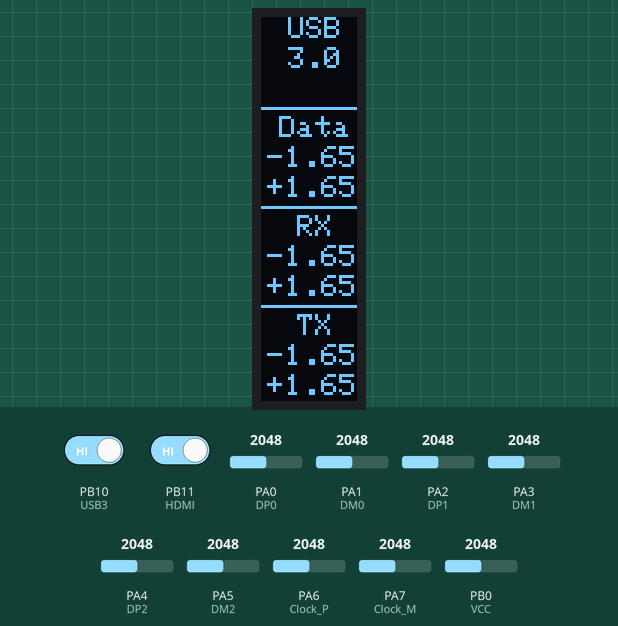
The sketch below on a simulated STM32 Blue Pill. Parts: 32×128 one-colour display. The test bench sets the inputs (shaded band); at power-on: PB10 (USB3) HIGH, PB11 (HDMI) HIGH, PA0 (DP0) = 2048, PA1 (DM0) = 2048, PB0 (VCC) = 2048, PA2 (DP1) = 2048, PA3 (DM1) = 2048, PA4 (DP2) = 2048, PA5 (DM2) = 2048, PA6 (Clock_P) = 2048, PA7 (Clock_M) = 2048.

Above: at 2.0 s.
2.1 s: PB10 (USB3) driven LOW
At 3.4 s:
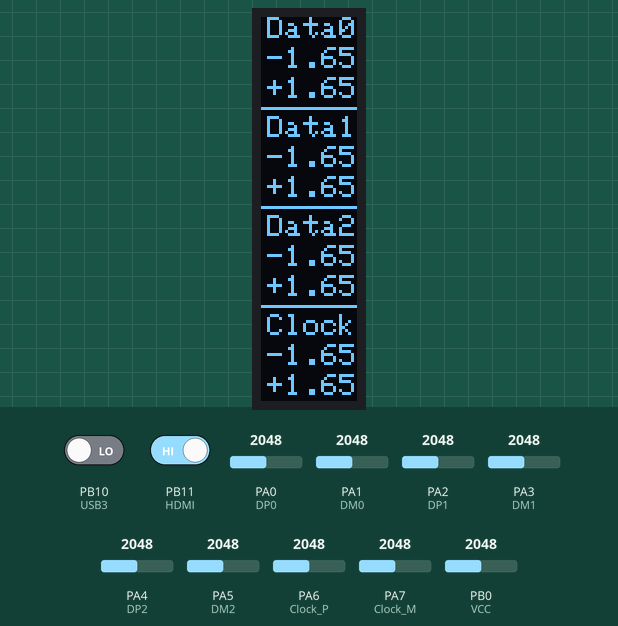
3.8 s: PB11 (HDMI) driven LOW
At 4.9 s:
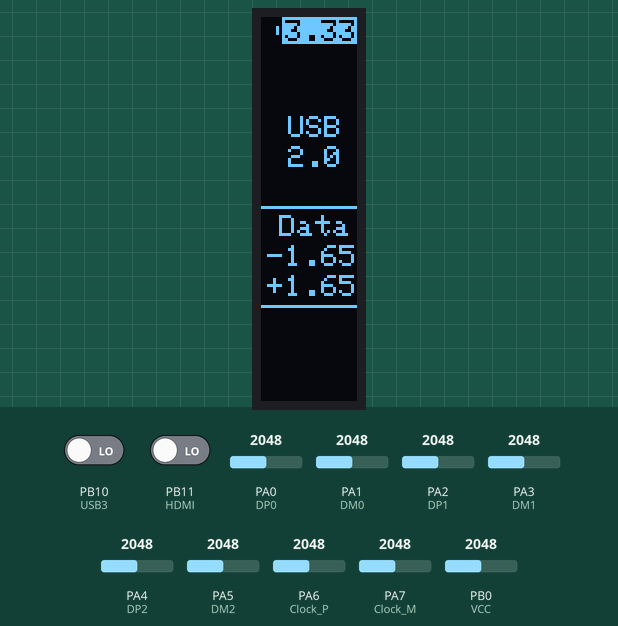
5.4 s: PA0 (DP0) set to 2866
At 6.2 s:
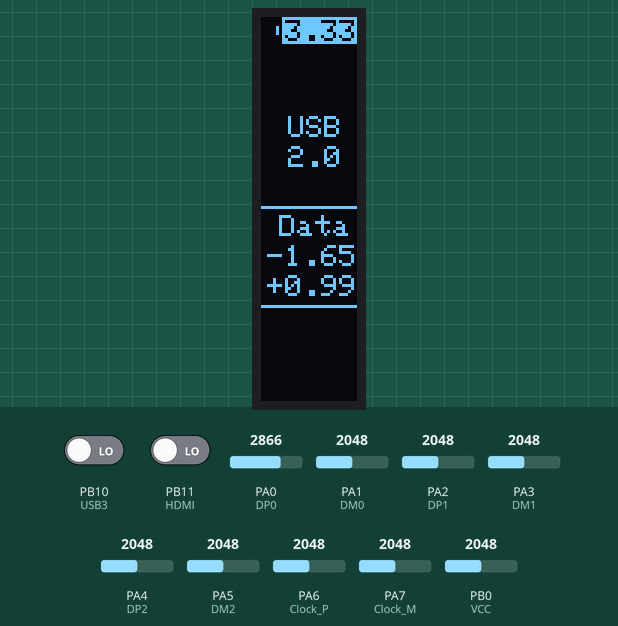
6.9 s: PA1 (DM0) set to 2866
At 7.6 s:
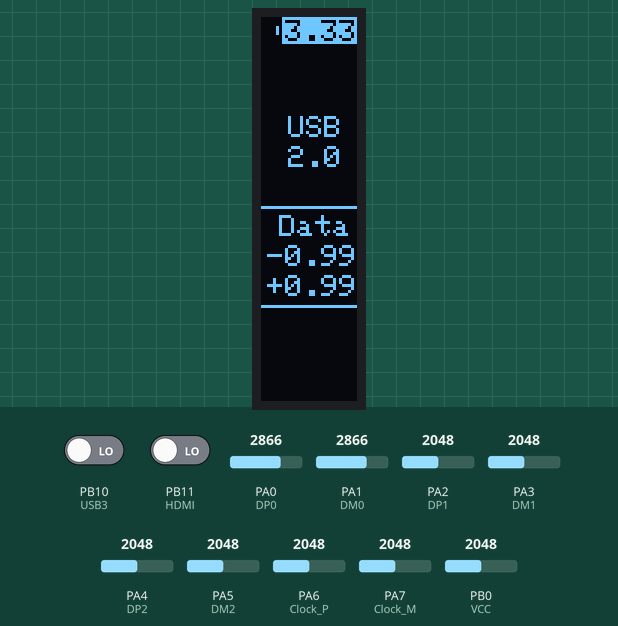
8.5 s: PB0 (VCC) set to 2866
At 9.0 s:
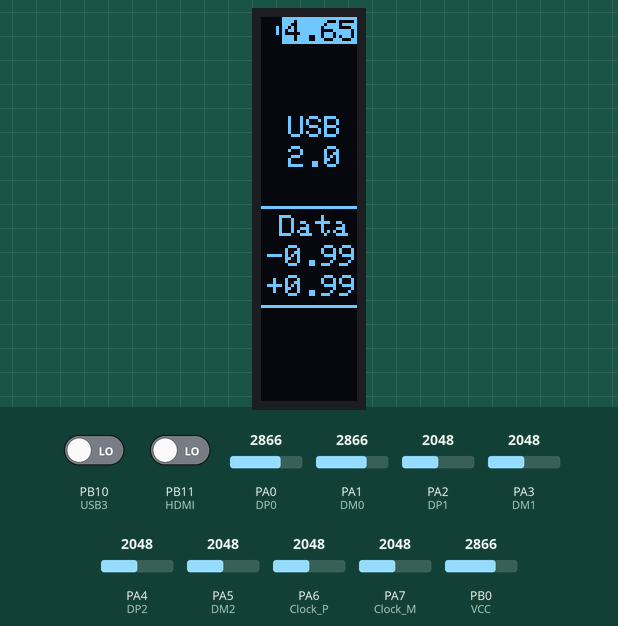
10.0 s: PA0 (DP0) set to 3972
At 10.4 s:
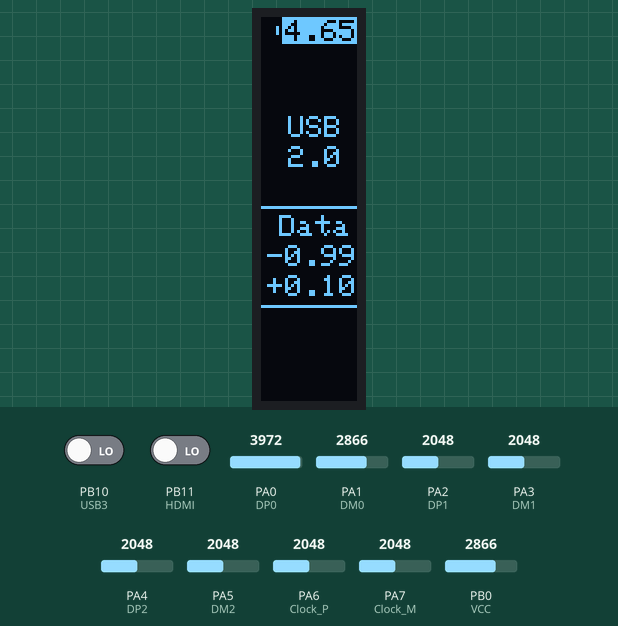
Timing chart, 0 to 12.5 s (numbered marks = the images above; inputs shaded):
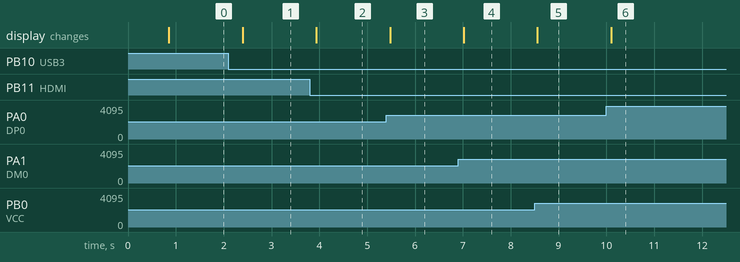

Measured:
- after the input at 2.1 s, the display: changes after 0.30 s (image 1)
- after the input at 3.8 s, the display: changes after 0.14 s (image 2)
- after the input at 5.4 s, the display: changes after 0.08 s (image 3)
- after the input at 6.9 s, the display: changes after 0.12 s (image 4)
- after the input at 8.5 s, the display: changes after 0.06 s (image 5)
- after the input at 10.0 s, the display: changes after 0.10 s (image 6)

The sketch:

USB_HDMI.ino
```cpp
/*
Что-то подсмотрена у DVI-Service
OLED SSD1315 126x32, STM32F103C6
SHRT короткое
CUT обрыв
*/
#include <Wire.h>                  // Библестека для работы i2с
#include <Adafruit_GFX.h>          // Библиотека для работе; с графикой Adafruit
#include <Adafruit_SSD1306.h>      // Библиотека для дисплея 0.91 OLED на контроллере SSD1306
//int state;                       // Переменная состояния

#define SCREEN_WIDTH 128  // Количество  пикселей в  ширину
#define SCREEN_HEIGHT 32  // Количество  пикселей в  высоту

#define OLED_RESET -1     // Пин сброса  диспля (он  у нас не  используется, но нужно  указать)

Adafruit_SSD1306 display(SCREEN_WIDTH,  SCREEN_HEIGHT, &Wire, OLED_RESET); //Отправка конфигурации дисплея в библиотеку

#define NUMFLAKES 10 //Параметр не обязательней, но нужен для корректной работе; дисплея

#define DP0        PA0    // Data+ 0, например USB 2.0 или HDMI
#define DM0        PA1    // Data- 0, например USB 2.0 или HDMI
#define DP1        PA2    // Data+ 1, например USB 3.0 RX+ или HDMI
#define DM1        PA3    // Data- 1, например USB 3.0 RX- или HDMI
#define DP2        PA4    // Data+ 2, например USB 3.0 TX+ или HDMI
#define DM2        PA5    // Data- 2, например USB 3.0 TX- или HDMI
#define Clock_P    PA6    // Clock+ HDMI
#define Clock_M    PA7    // Clock- HDMI
#define VCC        PB0    // Напряжение АКБ


#define USB3       PB10   // Вход детекта  USB 3.0 (логическая 1)
#define HDMI       PB11   // Вход детекта  HDMI (логическая 1)

float datam0V;                           // Переменная  значения  D0-  в вольтах
float datap0V;                           // Переменная  значения  D0+  в вольтах
float datap1V;                           // Переменная  значения  D1+  в вольтах
float datam1V;                           // Переменная  значения  D1-  в вольтах

void setup()
{
   display.begin(SSD1306_SWITCHCAPVCC, 0x3C);        //Запуск дисплея
   display.setRotation(1);              // Повернуть экран на 90 град
   display.clearDisplay();              // Отчистить дисплей
   //display.setTextSize(3);            // Установить размер шрифта
   display.setTextSize(1);              // Установить размер шрифта
   display.setTextColor(SSD1306_WHITE); // Выбор цвета текста
   display.setCursor(9, 10);            // Начальная точка на дисплее
   display.print(F("USB"));             // Пишем на дисплее текст USB
   display.setCursor(14, 38);           // Переводим на следующую строку
   display.print(F("&"));
   display.setCursor(6, 66);            // Переводим на следующую строку
   display.print(F("HDMI"));            // Пишем на дисплее текст HDMI
   display.setCursor(1, 100);
   display.print(F("ver.3"));
   display.display();                   // Отправить в дисплей
   pinMode(DP0,INPUT_ANALOG);           // Настройка конфигурации порта
   pinMode(DM0,INPUT_ANALOG);           // Настройка конфигурации порта
   pinMode(DP1,INPUT_ANALOG);           // Настройка конфигурации порта
   pinMode(DM1,INPUT_ANALOG);           // Настройка конфигурации порта
   pinMode(DP2,INPUT_ANALOG);           // Настройка конфигурации порта
   pinMode(DM2,INPUT_ANALOG);           // Настройка конфигурации порта
   pinMode(Clock_P,INPUT_ANALOG);       // Настройка конфигурации порта
   pinMode(Clock_M,INPUT_ANALOG);       // Настройка конфигурации порта
   pinMode(VCC,INPUT_ANALOG);
   pinMode(USB3, INPUT);
   pinMode(HDMI, INPUT);

   delay(800);                          //Задержка для отображения заставки
}

void loop()
{
   if ((digitalRead(USB3) == LOW)&&(digitalRead(HDMI) == LOW)) // Не подключены USB 3.0 и HDMI
      {displayUSB ();}
   else
      {
      if (digitalRead(USB3) == HIGH) {displayUSB3 ();} // Подключен USB 3.0
      else {displayHDMI ();}                           // Подключен HDMI
      }

   delay(500);                                         // Задержка между замерами
}

void displayUSB ()                     // Функциия вывода данных о линиях USB 2.0
{
  checkDATAUSB();                      // Вызов функции проверки напряжения на портах
  display.clearDisplay();              // Отчистить дисплей
  display.setTextSize(1);              // Установить размер шрифта
  display.setTextColor(BLACK, WHITE);  // Меняем цвета текста на инверсный
  display.setCursor(8, 1);             // Начальная точка на дисплее
  display.print(datam1V);              // Пишем на дисплее текст напряжения на АКБ
  display.setTextColor(SSD1306_WHITE); // Возвращаем цвет текста
  display.drawLine(7, 0, 31, 0, 1);    // Рисуем линию, чтобы батарейка получилась из инверсного отображения напряжения
  display.drawLine(7, 0, 7, 8, 1);     // Рисуем линию
  display.drawLine(5, 3, 5, 5, 1);     // Рисуем линию, это пипка батарейки
  display.setCursor(9, 33);            // Начальная точка на дисплее
  display.print(F("USB"));             // Пишем на дисплее текст USB
  display.setCursor(9, 43);            // Переводим на следующую строку
  display.print(F("2.0"));
  display.drawLine(0, 63, 31, 63, 1);  // Рисуем линию
  display.setCursor(6, 66);
  display.print(F("Data"));            // Пишем на дисплее текст
  display.setCursor(2, 76);            // Переводим на следующую строку
  display.print(F("-"));               // Пишем на дисплее текст -
  if (datam0V <= 3.29)
     {
     display.print(datam0V);           // Пишем на дисплее текст напряжеееия
     }
  else
     {
     display.print(F("CUT"));          // Пишем на дисплее ОБРЫВ
     }
  display.setCursor(2, 86);            // Переводим на следующую строку
  display.print(F("+"));               // Пишем на дисплее текст +
  if (datap0V <= 3.29)
     {
     display.print(datap0V);           // Пишем на дисплее текст напряжеееия
     }
  else
     {
     display.print(F("CUT"));          // Пишем на дисплее ОБРЫВ
     }
  display.drawLine(0, 96, 31, 96, 1);  // Рисуем линию

  display.display();                   // Отправляем на дисплей всё что загрузили в память
}

void displayUSB3 ()                    // Функциия вывода данных об оставшихся линиях USB 3.0 и не только
{
  checkDATAUSB();                      // Вызов функции проверки напряжения на портах
  display.clearDisplay();              // Отчистить дисплей
  display.setTextSize(1);              // Установить размер шрифта
  display.setTextColor(SSD1306_WHITE); // Выбор цвета текста
  display.setCursor(9, 0);             // Начальная точка на дисплее
  display.print(F("USB"));             // Пишем на дисплее текст
  display.setCursor(9, 10);            // Переводим на следующую строку
  display.print(F("3.0"));             // Пишем на дисплее текст
  display.drawLine(0, 30, 31, 30, 1);  // Рисуем линию
  display.setCursor(6, 33);
  display.print(F("Data"));            // Пишем на дисплее текст
  display.setCursor(2, 43);            // Переводим на следующую строку
  display.print(F("-"));               // Пишем на дисплее текст -
  if (datam0V <= 3.29)
     {
     display.print(datam0V);           // Пишем на дисплее текст напряжеееия
     }
  else
     {
     display.print(F("CUT"));          // Пишем на дисплее ОБРЫВ
     }
  display.setCursor(2, 53);            // Переводим на следующую строку
  display.print(F("+"));               // Пишем на дисплее текст +
  if (datap0V <= 3.29)
     {
     display.print(datap0V);           // Пишем на дисплее текст напряжеееия
     }
  else
     {
     display.print(F("CUT"));          // Пишем на дисплее ОБРЫВ
     }

  checkDATAUSB3();                     // Вызов функции проверки напряжения на оставшихся портах

  display.drawLine(0, 63, 31, 63, 1);  // Рисуем линию
  display.setCursor(12, 66);           // Начальная точка на дисплее
  display.print(F("RX"));              // Пишем на дисплее текст
  display.setCursor(2, 76);            // Переводим на следующую строку
  display.print(F("-"));               // Пишем на дисплее текст D0- =
  if (datam0V <= 3.29)
     {
     display.print(datam0V);           // Пишем на дисплее текст напряжеееия
     }
  else
     {
     display.print(F("CUT"));          // Пишем на дисплее ОБРЫВ
     }
  display.setCursor(2, 86);            // Переводим на следующую строку
  display.print(F("+"));               // Пишем на дисплее текст +
  if (datap0V <= 3.29)
     {
     display.print(datap0V);           // Пишем на дисплее текст напряжеееия
     }
  else
     {
     display.print(F("CUT"));          // Пишем на дисплее ОБРЫВ
     }
  display.drawLine(0, 96, 31, 96, 1);  // Рисуем линию
  display.setCursor(12, 99);
  display.print(F("TX"));              // Пишем на дисплее текст
  display.setCursor(2, 109);           // Переводим на следующую строку
  display.print(F("-"));               // Пишем на дисплее текст -
  if (datam1V <= 3.29)
     {
     display.print(datam1V);           // Пишем на дисплее текст напряжеееия
     }
  else
     {
     display.print(F(" OL"));          // У многих USB3.0 этот порт не звонится
     }
  display.setCursor(2, 119);           // Переводим на следующую строку
  display.print(F("+"));               // Пишем на дисплее текст +
  if (datap1V <= 3.29)
     {
     display.print(datap1V);           // Пишем на дисплее текст напряжеееия
     }
  else
     {
     display.print(F(" OL"));          // У многих USB3.0 этот порт не звонится
     }

  display.display();                   // Отправляем на дисплей всё что загрузили в память
}

void displayHDMI ()                     // Функциия вывода данных о линиях HDMI
{
  checkDATAUSB();                       // Вызов функции проверки напряжения на портах
  display.clearDisplay();               // Отчистить дисплей
  display.setTextSize(1);               // Установить размер шрифта
  display.setTextColor(SSD1306_WHITE);  // Выбор цвета текста
  display.setCursor(2, 0);              // Начальная точка на дисплее
  display.print(F("Data0"));            // Пишем на дисплее текст
  display.setCursor(2, 10);             // Переводим на следующую строку
  display.print(F("-"));                // Пишем на дисплее текст -
  if (datam0V <= 3.29)
     {
     display.print(datam0V);            // Пишем на дисплее текст напряжеееия
     }
  else
     {
     display.print(F("CUT"));           // Пишем на дисплее ОБРЫВ
     }
  display.setCursor(2, 20);             // Переводим на следующую строку
  display.print(F("+"));                // Пишем на дисплее текст +
  if (datap0V <= 3.29)
     {
     display.print(datap0V);            // Пишем на дисплее текст напряжеееия
     }
  else
     {
     display.print(F("CUT"));           // Пишем на дисплее ОБРЫВ
     }

  checkDATAUSB3();                      // Функциия вывода данных о следующих линиях HDMI

  display.drawLine(0, 30, 31, 30, 1);   // Рисуем линию
  display.setCursor(2, 33);
  display.print(F("Data1"));            // Пишем на дисплее текст
  display.setCursor(2, 43);             // Переводим на следующую строку
  display.print(F("-"));                // Пишем на дисплее текст -
  if (datam0V <= 3.29)
     {
     display.print(datam0V);            // Пишем на дисплее текст напряжеееия
     }
  else
     {
     display.print(F("CUT"));           // Пишем на дисплее ОБРЫВ
     }
  display.setCursor(2, 53);             // Переводим на следующую строку
  display.print(F("+"));                // Пишем на дисплее текст +
  if (datap0V <= 3.29)
     {
     display.print(datap0V);            // Пишем на дисплее текст напряжеееия
     }
  else
     {
     display.print(F("CUT"));           // Пишем на дисплее ОБРЫВ
     }

  display.drawLine(0, 63, 31, 63, 1);   // Рисуем линию
  display.setCursor(2, 66);             // Начальная точка на дисплее
  display.print(F("Data2"));            // Пишем на дисплее текст
  display.setCursor(2, 76);             // Переводим на следующую строку
  display.print(F("-"));                // Пишем на дисплее текст -
  if (datam1V <= 3.29)
     {
     display.print(datam1V);            // Пишем на дисплее текст напряжеееия
     }
  else
     {
     display.print(F("CUT"));           // Пишем на дисплее ОБРЫВ
     }
  display.setCursor(2, 86);             // Переводим на следующую строку
  display.print(F("+"));                // Пишем на дисплее текст +
  if (datap1V <= 3.29)
     {
     display.print(datap1V);            // Пишем на дисплее текст напряжеееия
     }
  else
     {
     display.print(F("CUT"));           // Пишем на дисплее ОБРЫВ
     }

  checkDATAHDMI();                      // Вызов функции проверки напряжения на последних линиях

  display.drawLine(0, 96, 31, 96, 1);   // Рисуем линию
  display.setCursor(2, 99);
  display.print(F("Clock"));            // Пишем на дисплее текст
  display.setCursor(2, 109);            // Переводим на следующую строку
  display.print(F("-"));                // Пишем на дисплее текст -
  if (datam0V <= 3.29)
     {
     display.print(datam0V);            // Пишем на дисплее текст напряжеееия
     }
  else
     {
     display.print(F("CUT"));           // Пишем на дисплее ОБРЫВ
     }
  display.setCursor(2, 119);            // Переводим на следующую строку
  display.print(F("+"));                // Пишем на дисплее текст +
  if (datap0V <= 3.29)
     {
     display.print(datap0V);            // Пишем на дисплее текст напряжеееия
     }
  else
     {
     display.print(F("CUT"));           // Пишем на дисплее ОБРЫВ
     }

  display.display();                    // Отправляем на дисплей всё что загрузили в память

}

void checkDATAUSB()                 // Функция вычисления напряжения на выводах USB 2.0
{
int data;
data=analogRead(DM0);               // Получение значения АЦП на пине Data0- и сохранение в переменную datam0
datam0V=0.033*(data/40.95);         // Рассчет полученного значения АЦП с пина в вольты
if (datam0V > 3.30) datam0V = 3.30; // Чтобы дальше не было траблов
datam0V = 3.30 - datam0V;           // Такие показания дает обычный тестер +/-
data=analogRead(DP0);               // Получение значения АЦП на пине Data0+ и сохранение в переменную datap0
datap0V=0.033*(data/40.95);         // Рассчет полученного значения АЦП с пина в вольты
if (datap0V > 3.30) datap0V = 3.30;
datap0V = 3.30 - datap0V;
data=analogRead(VCC);               // Получение значения АЦП на пине VCC и сохранение в переменную datam1
datam1V=0.0665*(data/40.95);        // Рассчет полученного значения АЦП с пина в вольты, делитель 1/2

/*
Как расчитывается напряжение (попросили объяснить)
voltage = (adcValue * V_REF) / ADC_MAX = V_REF * (adcValue / ADC_MAX)
V_REF = 3.3 //рефренсное напряжение (3.3 В);
ADC_MAX = 4095 //максимальное значение для 12-битного АЦП
voltage = 3.3 * (adcValue / 4095) = 0.033 * (adcValue / 40.95) = 0.033 * (data / 40.95)
*/
}
void checkDATAUSB3()                // Функция вычисления напряжения на оставшихся выводах USB 3.0
{
int data;
data=analogRead(DM1);               // Получение значения АЦП на пине Data1- и сохранение в переменную datam0
datam0V=0.033*(data/40.95);         // Рассчет полученного значения АЦП с пина в вольты
if (datam0V > 3.30) datam0V = 3.30;
datam0V = 3.30 - datam0V;
data=analogRead(DP1);               // Получение значения АЦП на пине Data1+ и сохранение в переменную datap0
datap0V=0.033*(data/40.95);         // Рассчет полученного значения АЦП с пина в вольты
if (datap0V > 3.30) datap0V = 3.30;
datap0V = 3.30 - datap0V;
data=analogRead(DM2);               // Получение значения АЦП на пине Data2- и сохранение в переменную datam0
datam1V=0.033*(data/40.95);         // Рассчет полученного значения АЦП с пина в вольты
if (datam1V > 3.30) datam1V = 3.30;
datam1V = 3.30 - datam1V;
data=analogRead(DP2);               // Получение значения АЦП на пине Data2+ и сохранение в переменную datap0
datap1V=0.033*(data/40.95);         // Рассчет полученного значения АЦП с пина в вольты
if (datap1V > 3.30) datap1V = 3.30;
datap1V = 3.30 - datap1V;
}

void checkDATAHDMI()                // Функция вычисления напряжения на оставшихся выводах HDMI
{
int data;
data=analogRead(Clock_M);           // Получение значения АЦП на пине
datam0V=0.033*(data/40.95);         // Рассчет полученного значения АЦП с пина в вольты
if (datam0V > 3.30) datam0V = 3.30;
datam0V = 3.30 - datam0V;
data=analogRead(Clock_P);           // Получение значения АЦП на пине
datap0V=0.033*(data/40.95);         // Рассчет полученного значения АЦП с пина в вольты
if (datap0V > 3.30) datap0V = 3.30;
datap0V = 3.30 - datap0V;
}
```
